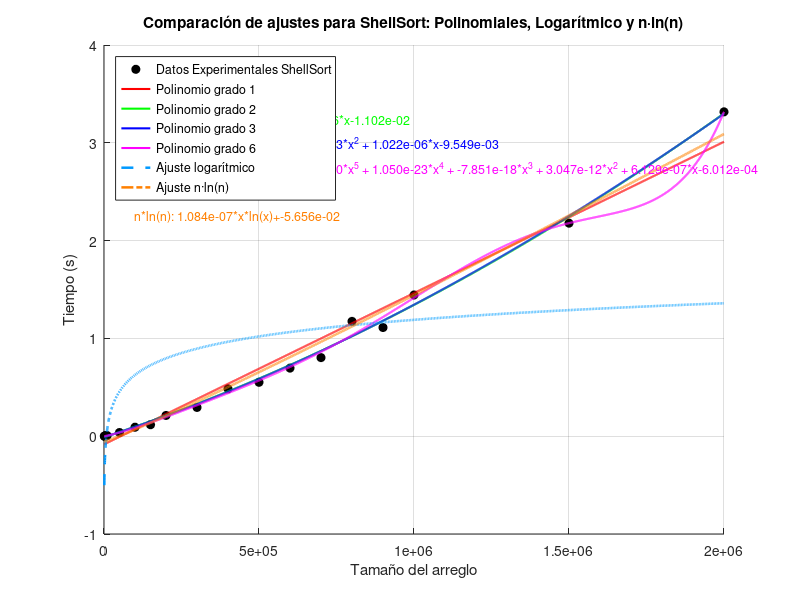

Here is the MATLAB script that generated this plot:
%% COMPARACIÓN DE AJUSTES: POLINOMIAL, LOGARÍTMICO Y n·ln(n) CON ECUACIONES
clear; clc; close all;

%% VALORES DE X
x = [1000
2000
3000
4000
5000
8000
10000
50000
100000
150000
200000
300000
400000
500000
600000
700000
800000
900000
1000000
1500000
2000000];

%% VALORES DE Y = F(x) EN SEGUNDOS
y = [0.000288963
0.000607014
0.000930071
0.001741171
0.002198935
0.004595995
0.00604105
0.037870884
0.091742992
0.117455006
0.212248087
0.294024944
0.484599114
0.551220179
0.696110964
0.803566217
1.174203157
1.111202955
1.443839073
2.178182125
3.316643
];

%% CONFIGURACIÓN DE AJUSTES POLINOMIALES
grados = [1, 2, 3, 6];             % Grados polinomiales
colors = ['r', 'g', 'b', 'm'];     % Colores para polinomios
linewidths = 1.5;

%% ESPACIO DE EVALUACIÓN
xi = linspace(min(x), max(x), 10000);

%% FIGURA PRINCIPAL
figure('Units','normalized','Position',[0.1 0.1 0.7 0.6]);
hold on;

% PUNTOS EXPERIMENTALES
plot(x, y, 'ko', 'MarkerFaceColor', 'k', 'DisplayName', 'Datos Experimentales ShellSort');

% AJUSTES POLINOMIALES
for i = 1:length(grados)
    grado = grados(i);
    p = polyfit(x, y, grado);
    z = polyval(p, xi);
    
    plot(xi, z, colors(i), 'LineWidth', linewidths, 'DisplayName', sprintf('Polinomio grado %d', grado));
    
    % Mostrar ecuación sobre la gráfica
    func_str = sprintf('Grado %d: ', grado);
    for j = 1:length(p)
        exp = length(p) - j;
        if exp == 0
            func_str = [func_str, sprintf('%.3e', p(j))];
        elseif exp == 1
            func_str = [func_str, sprintf(' + %.3e*x', p(j))];
        else
            func_str = [func_str, sprintf(' + %.3e*x^%d', p(j), exp)];
        end
    end
    text(0.05, 0.9 - (i-1)*0.05, func_str, 'Units','normalized', 'Color', colors(i), 'FontSize',9);
end

% AJUSTE LOGARÍTMICO
p_log = polyfit(log(x), y, 1);
a = p_log(1); c = p_log(2);
z_log = polyval(p_log, log(xi));
plot(xi, z_log, '--', 'Color', [0 0.6 1], 'LineWidth', 1.8, 'DisplayName', 'Ajuste logarítmico');

% Ecuación logarítmica sobre la gráfica
text(0.05, 0.9 - length(grados)*0.05, ...
    sprintf('Log: %.3e*ln(x)+%.3e', a, c), 'Units','normalized', 'Color',[0 0.6 1], 'FontSize',9);

% AJUSTE n·ln(n)
p_nlogn = polyfit(x .* log(x), y, 1);
b = p_nlogn(1); d = p_nlogn(2);
z_nlogn = polyval(p_nlogn, xi .* log(xi));
plot(xi, z_nlogn, '-.', 'Color', [1 0.5 0], 'LineWidth', 1.8, 'DisplayName', 'Ajuste n·ln(n)');

% Ecuación n*ln(n) sobre la gráfica
text(0.05, 0.9 - (length(grados)+1)*0.05, ...
    sprintf('n*ln(n): %.3e*x*ln(x)+%.3e', b, d), 'Units','normalized', 'Color',[1 0.5 0], 'FontSize',9);

% CONFIGURACIÓN FINAL
grid on;
xlabel('Tamaño del arreglo');
ylabel('Tiempo (s)');
title('Comparación de ajustes para ShellSort: Polinomiales, Logarítmico y n·ln(n)');
legend('Location', 'northwest');
%set(gca, 'XScale', 'log');
hold off;